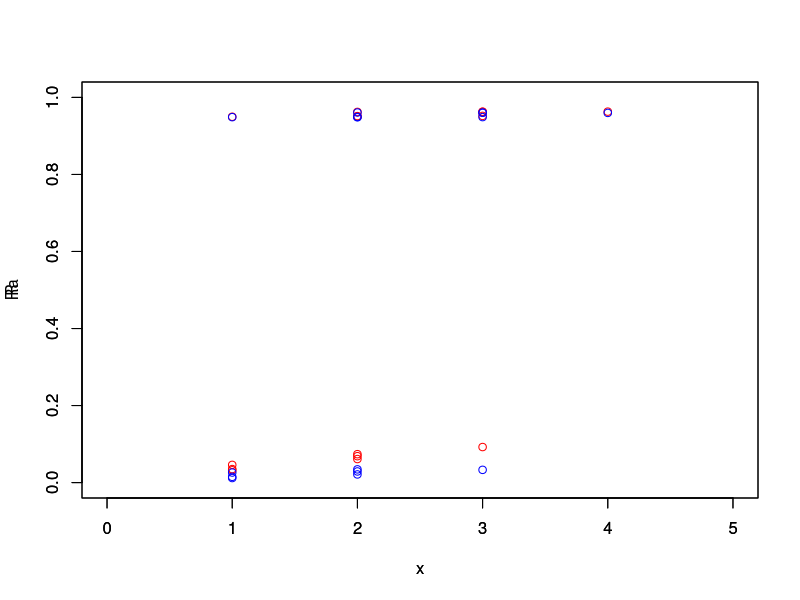
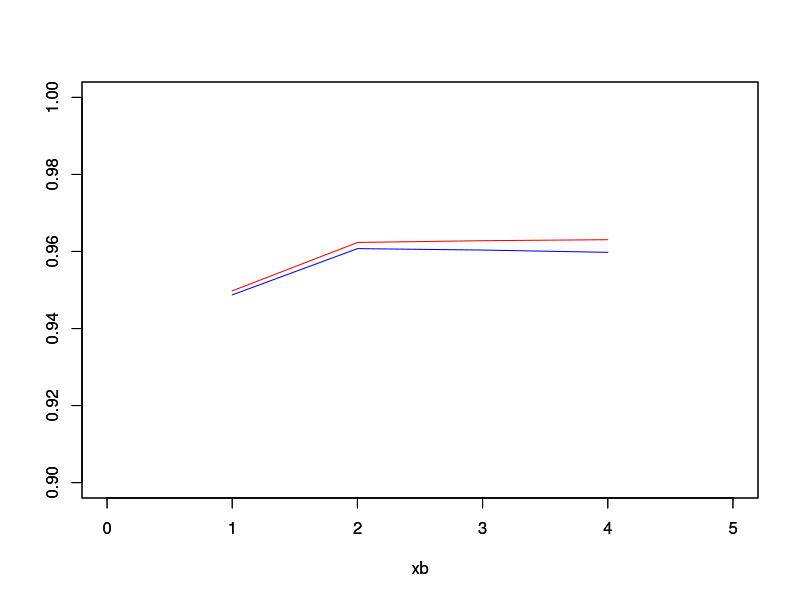

These figures' R source, in order:
#creation of the data set
set.seed(117)
X1=runif(50,-3.24,4.17)
X2=rexp(50,4.32)
X3=rnorm(50,-3.4,8.74)
X4=rpois(50,2.61)
Y=-5+2*X2-3*X4+rnorm(50,0,1)

#we perform the model thanks to the R2 and adjusted R2 coefficient
#best modele with dimension 1 (just with 1 explanatory variable)
L11=lm(Y~X1)
L12=lm(Y~X2)
L13=lm(Y~X3)
L14=lm(Y~X4)
R1=summary(L11)$r.squared  #by this way, we obtain the R2 coefficient
Ra1=summary(L11)$adj.r.squared  #here this is he adjusted one
R2=summary(L12)$r.squared
Ra2=summary(L12)$adj.r.squared
R3=summary(L13)$r.squared
Ra3=summary(L13)$adj.r.squared
R4=summary(L14)$r.squared
Ra4=summary(L14)$adj.r.squared

R=c(R1,R2,R3,R4)
Ra=c(Ra1,Ra2,Ra3,Ra4)

#the best model with dimension 1 is the one with X4

#best model with dimension 2
#how many model to compare  : 6 (the number of combinations of 2 variables when we have 4)
#the models are 12, 13, 14, 23, 24, 34
L212=lm(Y~X1+X2)
L213=lm(Y~X1+X3)
L214=lm(Y~X1+X4)
L223=lm(Y~X3+X2)
L224=lm(Y~X4+X2)
L234=lm(Y~X3+X4)
R212=summary(L212)$r.squared
Ra212=summary(L212)$adj.r.squared
R213=summary(L213)$r.squared
Ra213=summary(L213)$adj.r.squared
R214=summary(L214)$r.squared
Ra214=summary(L214)$adj.r.squared
R223=summary(L223)$r.squared
Ra223=summary(L223)$adj.r.squared
R224=summary(L224)$r.squared
Ra224=summary(L224)$adj.r.squared
R234=summary(L234)$r.squared
Ra234=summary(L234)$adj.r.squared

#the best model of dimension 2 is the model with X2 and X4

R=c(R,R212,R213,R214,R223,R224,R234)
Ra=c(Ra,Ra212,Ra213,Ra214,Ra223,Ra224,Ra234)

#the best model of dimension 3
#4 models of dimension 3 : 123 124 134 234
L123=lm(Y~X1+X2+X3)
L124=lm(Y~X1+X2+X4)
L134=lm(Y~X1+X3+X4)
L234=lm(Y~X2+X3+X4)
Ra123b=summary(L123)$adj.r.squared
R123b=summary(L123)$r.squared
Ra124b=summary(L124)$adj.r.squared
R124b=summary(L124)$r.squared
Ra134b=summary(L134)$adj.r.squared
R134b=summary(L134)$r.squared
Ra234b=summary(L234)$adj.r.squared
R234b=summary(L234)$r.squared

R=c(R,R123b,R124b,R134b,R234b)
Ra=c(Ra,Ra123b,Ra124b,Ra134b,Ra234b)


#best model with dimension 3 is the one with X2, X3 and X4

#dimension 4
L=lm(Y~X1+X2+X3+X4)
Raf=summary(L)$adj.r.squared
Rf=summary(L)$r.squared

R=c(R,Rf)
Ra=c(Ra,Raf)

x=c(rep(1,4),rep(2,6),rep(3,4),4)  #to create a vector with the different sizes

#plot where we put the value of the R2 and adjusted with respect to the dimension
plot(x,R,type='p',col='red',xlim=c(0,5),ylim=c(0,1))
par(new=TRUE)
plot(x,Ra,type='p',col='blue',xlim=c(0,5),ylim=c(0,1))

#now we just plot the biggest R2 and adjusted one for each dimension
xb=1:4
Rb=c(R4,R224,R234b,Rf)
Rab=c(Ra4,Ra224,Ra234b,Raf)

plot(xb,Rb,col='red',type='l',xlim=c(0,5),ylim=c(0.9,1),ylab='')
par(new=TRUE)
plot(xb,Rab,col='blue',type='l',xlim=c(0,5),ylim=c(0.9,1),ylab='')



#how to do the same with a dedicated function
X=matrix(data=c(X1,X2,X3,X4),ncol=4)  #X=cbind(X1,X2,X3,X4)
library(leaps)  
P=leaps(X,Y,method="adjr2")

X=matrix(rnorm(50*10,3,2),ncol=10)
Y=2+2*X[,2]-5*X[,5]+X[,9]+rnorm(50,0,1)

bestadjR2=function(X,Y)  #Y: response variable (vector), X:matrix with the explanatory variables
{
  library(leaps)
  P=leaps(X,Y,method="adjr2")   
  s=P$size       #to extract the vector with the size of the model (including the intercept)
  a=P$adjr2     #to extract the vector of the adjusted R2 coefficient
  mins=min(s)
  maxs=max(s)
  S=c()
  for (i in mins:maxs)
  {
    b=which(s==i)  #vector of the positions where the size of the model is i
    bb=b[1]        #we keep the first element of the previous vector
    aa=a[bb]
    S=c(S,aa)
  }
  bestadjR2=list(size=mins:maxs,adjr2=S)
}


#you can get exactly this by writting P=leaps(X,Y,method="adjr2",nbest=1)
